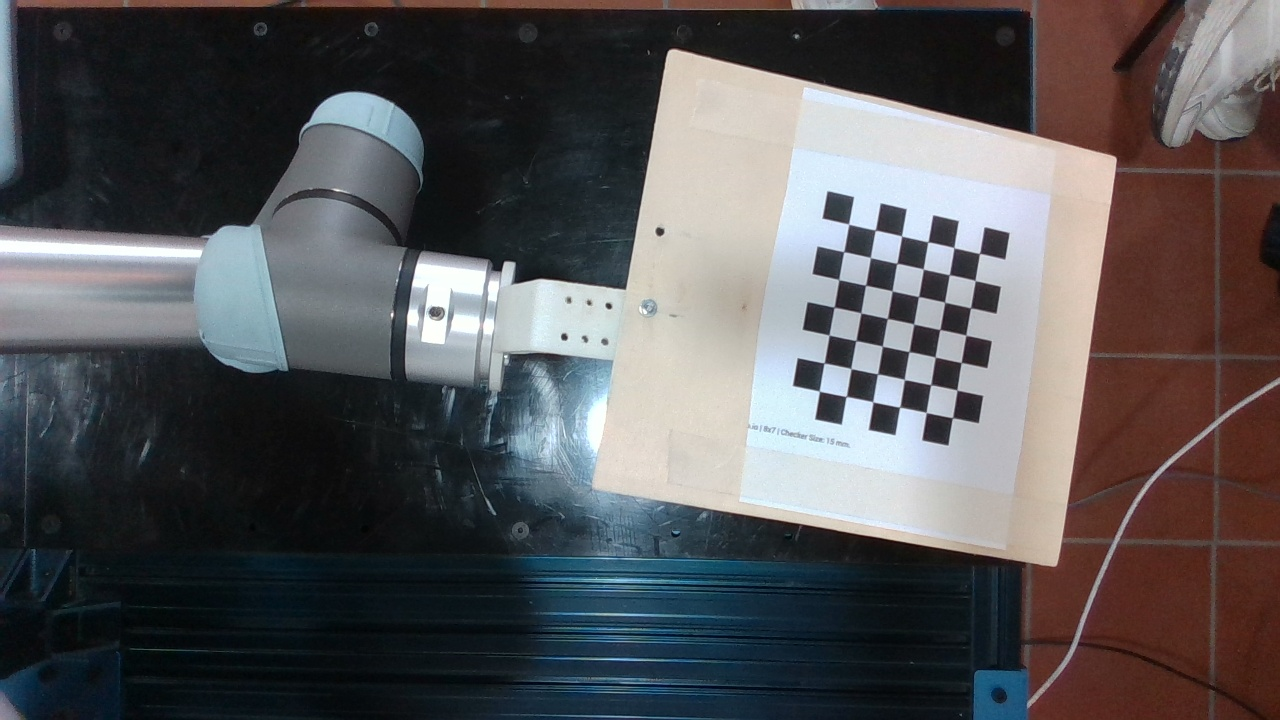
#> input picture ws_ur5e_ballpool/src/camera_perception/real_camera/camera_calibration/calib_data/data_21_09/frame_0.jpg, 1280 x 720 px; its folder holds only this picture in this run
$ python intrinsics.py
#> lines starting #> are read from the running program, lines starting #| are printed output that depends on the picture; long printed decimals are rounded
import numpy as np
import cv2
import glob
import os
import argparse
import copy
from termcolor import cprint
import sys
from tqdm import tqdm


class ChessboardCalibrator(object):

    def __init__(self, w, h, square_size_meter):
        self.w = w
        self.h = h
        self.square_size_meter = square_size_meter
        self.chessboard_points = np.zeros((w * h, 3), np.float32)
        self.chessboard_points[:, :2] = np.mgrid[0:w, 0:h].T.reshape(-1, 2) * square_size_meter
        self.criteria = (cv2.TERM_CRITERIA_EPS + cv2.TERM_CRITERIA_MAX_ITER, 30, 0.001)

        self.kernel_size = 11

        self.images = []
        self.gray_images = []
        self.undistored_images = []
        self.chessboard_world_points = []
        self.chessboard_image_points = []
        self.camera_matrix = np.eye(3, dtype=float)
        self.camera_matrix_refined = np.eye(3, dtype=float)
        self.camera_distortions = np.zeros((5,), dtype=float)
        self.chessboard_poses = []

    def consumeImage(self, img, color_image=True):
        if color_image:
            gray = cv2.cvtColor(img, cv2.COLOR_BGR2GRAY)
        else:
            gray = img

        ret, corners = cv2.findChessboardCorners(gray, (self.w, self.h), None)

        if ret:
            self.images.append(img.copy())
            self.gray_images.append(gray.copy())
            self.chessboard_world_points.append(self.chessboard_points)
            corners2 = cv2.cornerSubPix(gray, corners, (self.kernel_size, self.kernel_size), (-1, -1), self.criteria)
            self.chessboard_image_points.append(corners2)

            return corners2
        return None

    def calibrate(self, undistortion_alpha=1.0):
        if len(self.images) > 0:
            ret, self.camera_matrix, self.camera_distortions, rvecs, tvecs = cv2.calibrateCamera(
                self.chessboard_world_points, self.chessboard_image_points, self.gray_images[0].shape[::-1], None, None
            )

            self.chessboard_poses = []
            for i, t in enumerate(tvecs):
                rvec = rvecs[i]
                R, _ = cv2.Rodrigues(rvec)
                T = np.hstack((R, t))
                T = np.vstack((T, np.array([0, 0, 0, 1.0])))
                self.chessboard_poses.append(T)

            self.refineCameraMatrix(alpha=undistortion_alpha)
            self.buildUndistortedImages()
            return True
        return False

    def refineCameraMatrix(self, alpha=1):
        if len(self.images) > 0:
            img = self.images[0]
            h, w = img.shape[:2]
            self.camera_matrix_refined, roi = cv2.getOptimalNewCameraMatrix(
                self.camera_matrix, self.camera_distortions, (w, h), alpha, (w, h)
            )

    def buildUndistortedImages(self):
        for img in self.images:
            dst = cv2.undistort(img, self.camera_matrix, self.camera_distortions, None, self.camera_matrix_refined)
            self.undistored_images.append(dst)

    def singleRowPrint(self, reference_image, camera_matrix, camera_distortions):
        data = [
            reference_image.shape[1],
            reference_image.shape[0],
            camera_matrix[0, 0],
            camera_matrix[1, 1],
            camera_matrix[0, 2],
            camera_matrix[1, 2],
        ]
        data.extend(camera_distortions.ravel().tolist())
        return np.array(data)

    def run_calibration(self, list_imgs):

        #######################################
        # Feed with images
        #######################################
        self.discarded = []
        for i, img in enumerate(tqdm(list_imgs)):
            if self.consumeImage(img) is None:
                self.discarded.append(i)

        print("DIscarded images:", len(self.discarded))
        #######################################
        # Images check
        #######################################
        if len(self.images) == 0:
            cprint("No images found!")
            sys.exit(0)

        #######################################
        # Calibrate
        #######################################
        cprint("{}\n Calibration...\n {}".format("=" * 50, "=" * 50), color="yellow")
        self.calibrate(undistortion_alpha=1.0)

        #######################################
        # Output options
        #######################################
        np.set_printoptions(precision=6, suppress=True, linewidth=np.inf)

        reference_image = self.images[0]
        first_color = "red"
        separator_width = 50
        cprint("First Calibration {}".format("=" * separator_width), first_color)

        cprint("\nCamera Matrix", first_color)
        print(self.camera_matrix)

        cprint("\nCamera Distortions", first_color)
        print(self.camera_distortions)

        cprint("\nSingle row", first_color)
        print(
            np.array2string(
                self.singleRowPrint(reference_image, self.camera_matrix, self.camera_distortions), separator=","
            )
        )

        first_color = "green"
        cprint("\nRefined Calibration {}".format("=" * separator_width), first_color)

        cprint("\nCamera Matrix", first_color)
        print(self.camera_matrix_refined)

        cprint("\nCamera Distortions", first_color)
        print(self.camera_distortions)

        cprint("\nSingle row", first_color)
        print(
            np.array2string(
                self.singleRowPrint(reference_image, self.camera_matrix_refined, self.camera_distortions),
                separator=",",
            )
        )

        return copy.deepcopy(self.camera_matrix_refined), copy.deepcopy(self.camera_distortions)

    # [19 lines left out: function undistort_and_show, not called in this run]


if __name__ == "__main__":

    #######################################
    # Arguments
    #######################################
    ap = argparse.ArgumentParser()
    ap.add_argument("--image_folder", default="./ws_ur5e_ballpool/src/camera_perception/real_camera/camera_calibration/calib_data/data_21_09", type=str)
    ap.add_argument("--image_extension", default="jpg", type=str)
    ap.add_argument("--chessboard_size", default="7x6", type=str)
    ap.add_argument("--chessboard_square_size", default=0.015, type=float)
    ap.add_argument("--show_undistorted", action="store_true")
    ap.add_argument("--save_params", action="store_true")
    args = vars(ap.parse_args())

    #######################################
    # Creates Calibrator
    #######################################
    w, h = map(int, args["chessboard_size"].split("x"))
    sqs = args["chessboard_square_size"]
    chessboard_calibrator = ChessboardCalibrator(w, h, sqs)

    img_files = glob.glob(os.path.join(args["image_folder"], "*." + args["image_extension"]))
    list_imgs = [cv2.imread(img_file, cv2.IMREAD_COLOR) for img_file in img_files]
#> list_imgs = 1 item

    K, D = chessboard_calibrator.run_calibration(list_imgs)
#> the loop in run_calibration, `for i, img in enumerate(tqdm(list_imgs)):` made 1 pass
#> ret in consumeImage on pass 1: True
#> pass 1, in consumeImage, `gray = cv2.cvtColor(img, cv2.COLOR_BGR2GRAY)`:
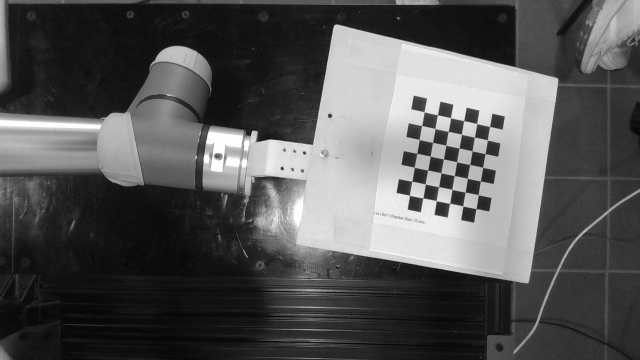
#> gray: shape (720, 1280) (shown at 1/2 size); min 3, max 255, mean 85.1
#> after the loop in run_calibration, `for i, img in enumerate(tqdm(list_imgs)):`: self.discarded = []
#| DIscarded images: 0
#> in calibrate, `ret, self.camera_matrix, self.camera_distortions, rvecs, tvecs = cv2.c..`: ret = 0.115; self.camera_matrix = [[945, 0, 596], [0, 922.9, 332], [0, 0, 1]]; self.camera_distortions = [[-0.0178, 1.54, 0.00745, -0.0279, -4.73]]; rvecs = ([-0.154, -0.0964, 1.76],); tvecs = ([0.205, -0.0431, 0.496],)
#> the loop in calibrate, `for i, t in enumerate(tvecs):` made 1 pass
#> (t, rvec) on pass 1: ([0.205, -0.0431, 0.496], [-0.154, -0.0964, 1.76])
#> after the loop in calibrate, `for i, t in enumerate(tvecs):`: self.chessboard_poses = [[[-0.186, -0.97, -0.157, 0.205], [0.981, -0.192, 0.0207, -0.0431], [-0.0502, -0.15, 0.987, 0.496], [0, 0, 0, 1]]]
#> in refineCameraMatrix, img is the input picture: shape (720, 1280, 3); mean B, G, R 86.7, 84.6, 85.7
#> in refineCameraMatrix, `self.camera_matrix_refined, roi = cv2.getOptimalNewCameraMatrix( self...`: self.camera_matrix_refined = [[749.9, 0, 737], [0, 892.9, 330.4], [0, 0, 1]]; roi = (264, 17, 1015, 671)
#> the loop in buildUndistortedImages, `for img in self.images:` made 1 pass
#> pass 1, in buildUndistortedImages, `dst = cv2.undistort(img, self.camera_matrix, self.camera_distortions, ..`:
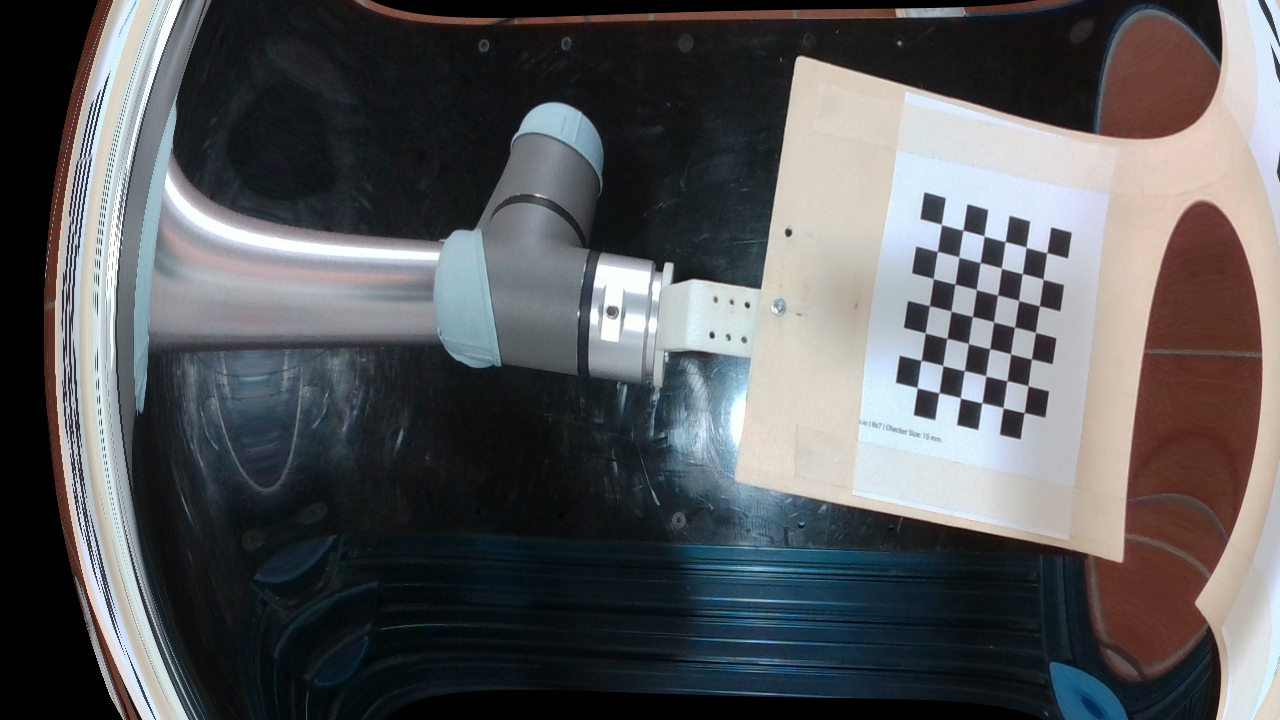
#> dst: shape (720, 1280, 3); mean B, G, R 90.4, 88.1, 87.1
#> after the loop in buildUndistortedImages, `for img in self.images:`: self.undistored_images = 1 item
#| [[944.995   0.       596.0108  ]
#|  [  0.       922.869 331.966]
#|  [  0.         0.         1.      ]]
#| [[-0.01776  1.537  0.007448 -0.02791 -4.731]]
#> in singleRowPrint, `data = [ reference_image.shape[1], reference_image.shape[0], camera_ma..`: data = [1280, 720, 945, 922.9, 596, 332]
#| [1280.      , 720.      , 944.995, 922.869, 596.0108  , 331.966,  -0.01776,   1.537,   0.007448,  -0.02791,  -4.731]
#| [[749.903   0.       737.013 ]
#|  [  0.       892.893 330.393]
#|  [  0.         0.         1.      ]]
#| [[-0.01776  1.537  0.007448 -0.02791 -4.731]]
#| [1280.      , 720.      , 749.903, 892.893, 737.013 , 330.393,  -0.01776,   1.537,   0.007448,  -0.02791,  -4.731]
#> K = [[749.9, 0, 737], [0, 892.9, 330.4], [0, 0, 1]]; D = [[-0.0178, 1.54, 0.00745, -0.0279, -4.73]]

    if args["save_params"]:
        np.savetxt(os.path.join(args["image_folder"], "camera_matrix.txt"), K)
        np.savetxt(os.path.join(args["image_folder"], "camera_distortion.txt"), D)

    if args["show_undistorted"]:
        chessboard_calibrator.undistort_and_show(list_imgs, K, D)

$ run again, on ws_ur5e_ballpool/src/camera_perception/real_camera/camera_calibration/calib_data/data_21_09/frame_12.jpg
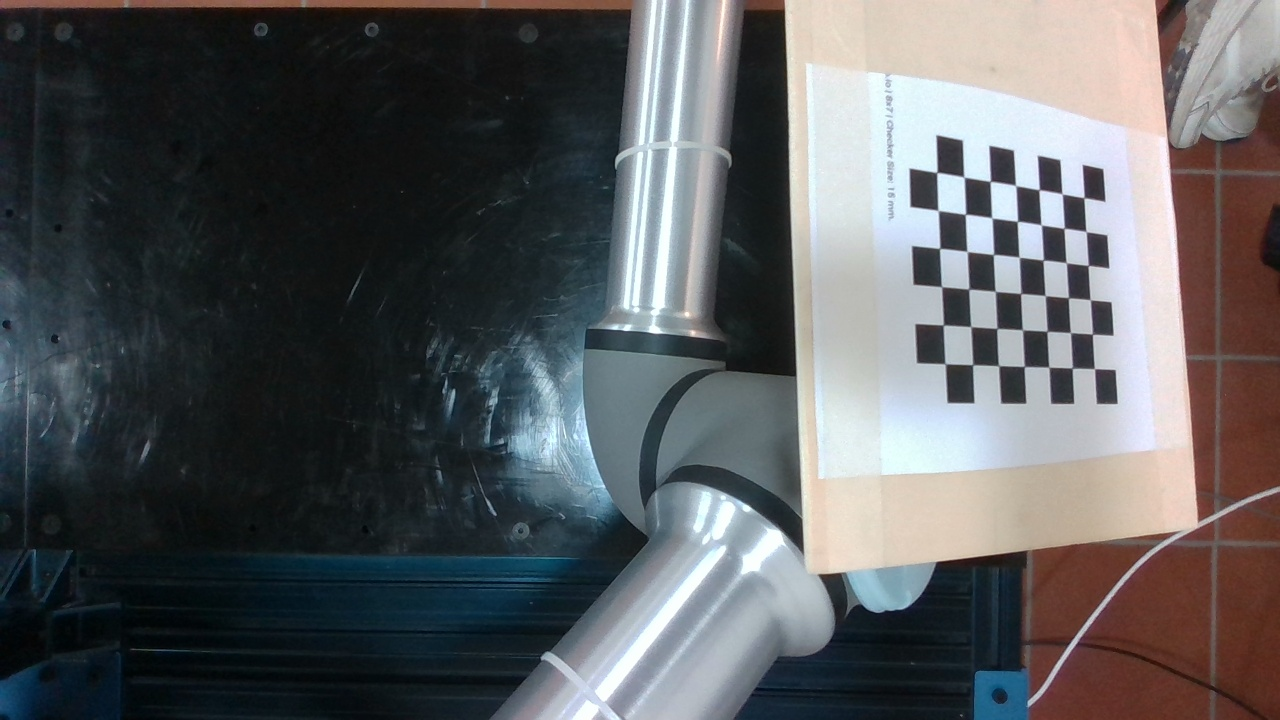
#> input picture ws_ur5e_ballpool/src/camera_perception/real_camera/camera_calibration/calib_data/data_21_09/frame_12.jpg, 1280 x 720 px
#> list_imgs = 1 item
#> the loop in run_calibration, `for i, img in enumerate(tqdm(list_imgs)):` made 1 pass
#> ret in consumeImage on pass 1: True
#> pass 1, in consumeImage, `gray = cv2.cvtColor(img, cv2.COLOR_BGR2GRAY)`:
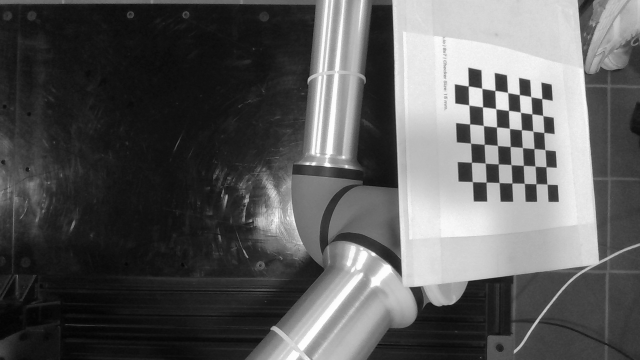
#> gray: shape (720, 1280) (shown at 1/2 size); min 1, max 255, mean 90.3
#> after the loop in run_calibration, `for i, img in enumerate(tqdm(list_imgs)):`: self.discarded = []
#| DIscarded images: 0
#> in calibrate, `ret, self.camera_matrix, self.camera_distortions, rvecs, tvecs = cv2.c..`: ret = 0.172; self.camera_matrix = [[851.7, 0, 611.4], [0, 850.8, 365.6], [0, 0, 1]]; self.camera_distortions = [[-0.138, 1.04, -0.000646, -0.0226, -1.62]]; rvecs = ([0.7, -0.129, -3.05],); tvecs = ([0.211, 0.0014, 0.36],)
#> the loop in calibrate, `for i, t in enumerate(tvecs):` made 1 pass
#> (t, rvec) on pass 1: ([0.211, 0.0014, 0.36], [0.7, -0.129, -3.05])
#> after the loop in calibrate, `for i, t in enumerate(tvecs):`: self.chessboard_poses = [[[-0.9, -0.0134, -0.435, 0.211], [-0.0232, -0.997, 0.0787, 0.0014], [-0.435, 0.0809, 0.897, 0.36], [0, 0, 0, 1]]]
#> in refineCameraMatrix, img is the input picture: shape (720, 1280, 3); mean B, G, R 92.6, 90.5, 88.8
#> self.camera_matrix_refined = [[312.3, 0, 285.9], [0, 253.5, 558.7], [0, 0, 1]]; roi = (71, 453, 460, 208)
#> the loop in buildUndistortedImages, `for img in self.images:` made 1 pass
#> pass 1, in buildUndistortedImages, `dst = cv2.undistort(img, self.camera_matrix, self.camera_distortions, ..`:
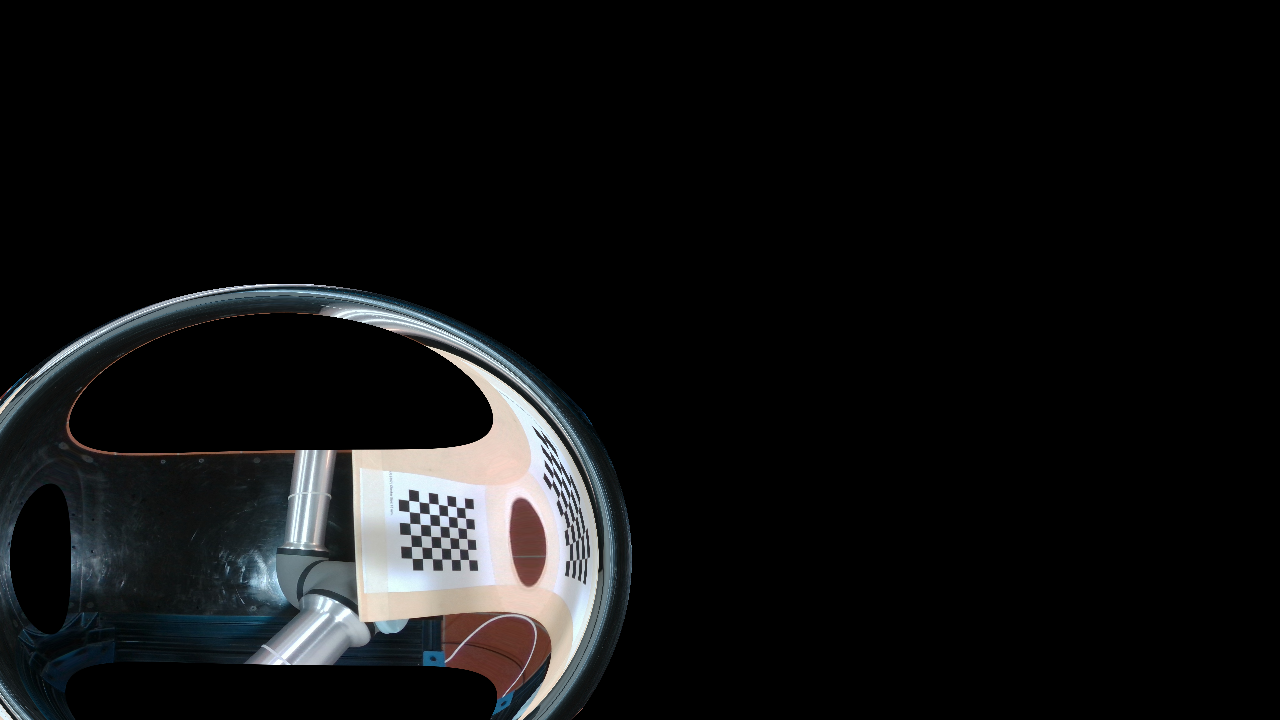
#> dst: shape (720, 1280, 3); mean B, G, R 17.9, 17.5, 16.8
#> after the loop in buildUndistortedImages, `for img in self.images:`: self.undistored_images = 1 item
#| [[851.749   0.       611.409]
#|  [  0.       850.816 365.625]
#|  [  0.         0.         1.      ]]
#| [[-0.138  1.038 -0.000646 -0.02263 -1.617]]
#> data = [1280, 720, 851.7, 850.8, 611.4, 365.6]
#| [1280.      , 720.      , 851.749, 850.816, 611.409, 365.625,  -0.138,   1.038,  -0.000646,  -0.02263,  -1.617]
#| [[312.350   0.       285.934]
#|  [  0.       253.542 558.740]
#|  [  0.         0.         1.      ]]
#| [[-0.138  1.038 -0.000646 -0.02263 -1.617]]
#| [1280.      , 720.      , 312.350, 253.542, 285.934, 558.740,  -0.138,   1.038,  -0.000646,  -0.02263,  -1.617]
#> K = [[312.3, 0, 285.9], [0, 253.5, 558.7], [0, 0, 1]]; D = [[-0.138, 1.04, -0.000646, -0.0226, -1.62]]
